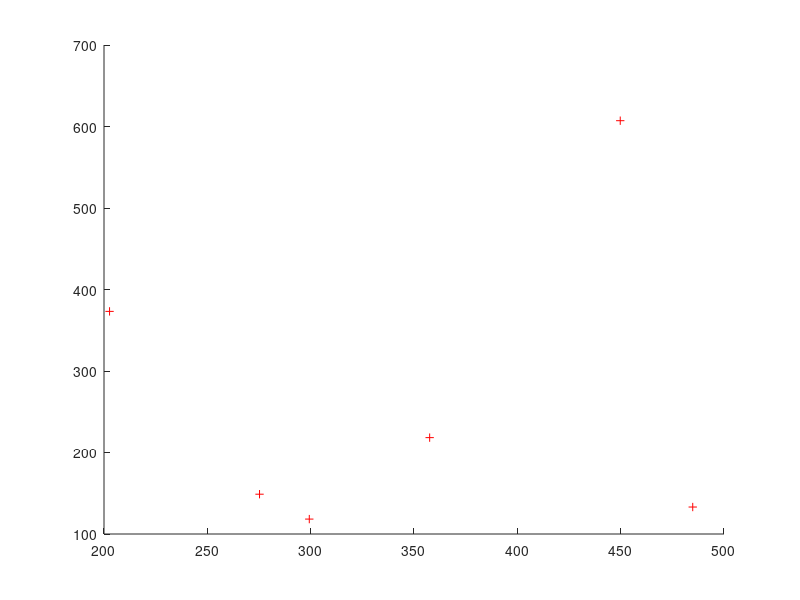

MATLAB code to generate this figure: (Note: this script raises an error after producing the figure.)
%% Step1: Define intrinsic parameters
au = 557.093; av=712.9824; % Pixel conversion parameters
u0=326.3819; v0=298.6679; % Principal point in the image plane
f=80; % focal length. Unit: mm
Tx=100; Ty=0; Tz=1500 ;% Translation parameters. Unit: mm
Phix=0.8*pi/2; Phiy=-1.8*pi/2; Phix1=pi/5; % Rotation parameters
height = 480; width = 640; % Image size

%% Step2: Intrinsic and extrinsic transformation matrices
IN = [au, 0, u0, 0;
      0, av, v0, 0;
      0, 0, 1, 0];
  
RotX = [1, 0, 0; 0, cos(Phix), -sin(Phix); 0, sin(Phix), cos(Phix)];
RotY = [cos(Phiy), 0, sin(Phiy); 0, 1, 0; -sin(Phiy), 0, cos(Phiy)];
RotX1 = [1, 0, 0; 0, cos(Phix1), -sin(Phix1); 0, sin(Phix1), cos(Phix1)];
%RotZ = [cos(Phiz), -sin(Phiz), 0; sin(Phiz), cos(Phiz), 0; 0, 0, 1];
R = RotX * RotY * RotX1;
T = [Tx;Ty;Tz];
EX = [R,T;0,0,0,1];  

%% Step3: Define 3D points
pn = 6; % point number
ps_3D = randi([-480,480],3,pn);% Point set

%% Step4: Project 3D points to image plane
ps_2D_b = IN * EX * [ps_3D;ones(1,pn)];% Before normalization
ps_2D = zeros(2,pn);
for i = 1 : pn
    ps_2D(1,i) = ps_2D_b(1,i)/ps_2D_b(3,i);
    ps_2D(2,i) = ps_2D_b(2,i)/ps_2D_b(3,i);
end
%% Step5: Check the points in the image plane
figure; hold on;
for i = 1 : pn
    plot(ps_2D(1,i),ps_2D(2,i),'r+');    
end
% this part I should try to compare the difference between well spread
% point and some point get together
%% Step6: Method of Hall
A = computeTrans(ps_3D, ps_2D);
%% Step7: Compare A and IN*EX
A_ground = IN*EX; % Ground truth of the transformation
A_ground = A_ground./A_ground(3,4); % Normalize the A_ground with A34
% They are the same when there is no noise

%% Step8: Add noise to 95% 2D points and compute transformation matrix
npn = floor(pn*0.95); % Noisy point number
noise = rand(2,npn);
noise = 2*noise / max(max(noise)) -1; % range [-1,1]
nps_2D = ps_2D;
nps_2D(:,1:npn) = nps_2D(:,1:npn)+ noise; % noisy 2D point set (around 95% noise)
A_noise = computeTrans(ps_3D, nps_2D);